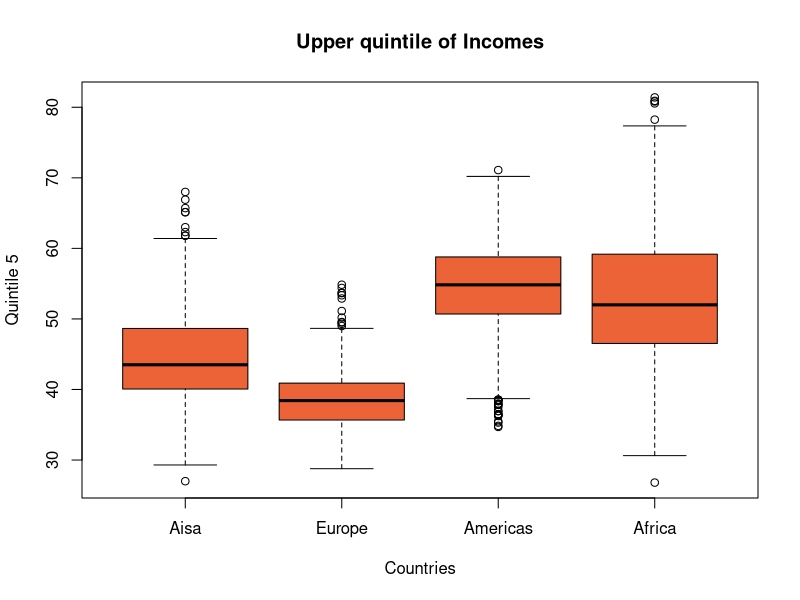
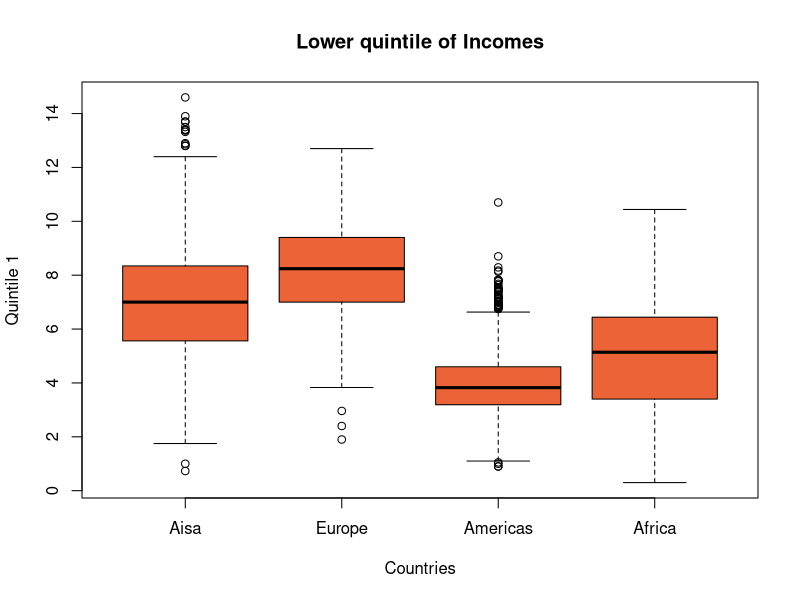

The R script that drew these images, in order:
## ---- chunk 1
df=read.csv('Income_Inequality_clean.csv')
## ---- chunk 2
library(dplyr)
## ---- chunk 3
 region_df<- df %>%
  select(Region, Q1,Q2,Q3,Q4,Q5)%>%
  group_by(Region) 
## ---- chunk 4
region_df
## ---- chunk 5
asia <- subset(region_df, Region == "Asia")
europe <- subset(region_df, Region == "Europe")
americas <- subset(region_df, Region == "Americas")
africa <- subset(region_df, Region == "Africa")
## ---- chunk 6
q5 <- list(asia$Q5,europe$Q5,americas$Q5,africa$Q5)
boxplot(q5,names=c('Aisa','Europe','Americas','Africa'),main= 'Upper quintile of Incomes',col = '#ec6337',xlab = "Countries", ylab = "Quintile 5")
## ---- chunk 7
summary(asia$Q5)
## ---- chunk 8
summary(europe$Q5)
## ---- chunk 9
summary(americas$Q5)
## ---- chunk 10
summary(africa$Q5)
## ---- chunk 11
summary(asia$Q5)
summary(europe$Q5)
summary(americas$Q5)
summary(africa$Q5)
## ---- chunk 12
q1 <- list(asia$Q1,europe$Q1,americas$Q1,africa$Q1)
boxplot(q1,names=c('Aisa','Europe','Americas','Africa'),main= 'Lower quintile of Incomes',col = '#ec6337',xlab = "Countries", ylab = "Quintile 1")
## ---- chunk 13
summary(asia$Q1)
summary(europe$Q1)
summary(americas$Q1)
summary(africa$Q1)
## ---- chunk 14
asia_q5= subset(asia, select=Q5, drop=T)
americas_q5= subset(americas, select=Q5, drop=T)
t.test(americas_q5,asia_q5, alt="greater",conf.level=.95)
## ---- chunk 15
# Perform a bootstrap test for ratio of means of Q5
set.seed(1000)
N <- 10000
ratio_mean_boot <- numeric(N) 

for (i in 1:N)
{
americas_sample <- sample(americas_q5, length(americas_q5), replace = TRUE) 
asia_sample <- sample(asia_q5, length(asia_q5), replace = TRUE)
ratio_mean_boot[i] <- mean(americas_sample) / mean(asia_sample)
}
boot_mean<- mean(ratio_mean_boot)
cat("Bootstrap Mean:",boot_mean, "\n")
# one tail
confidence_interval<- quantile(ratio_mean_boot, 0.05)
cat("Bootstrap 95% Confidence Interval for the Mean:", confidence_interval, "\n")
bootstrap_variance = var(ratio_mean_boot)
cat("Bootstrap variance for the Mean:",bootstrap_variance, "\n")
## ---- chunk 16
# one tail
quantile(ratio_mean_boot, 0.05)
## ---- chunk 17
bootstrap_variance = var(ratio_mean_boot)
bootstrap_variance
